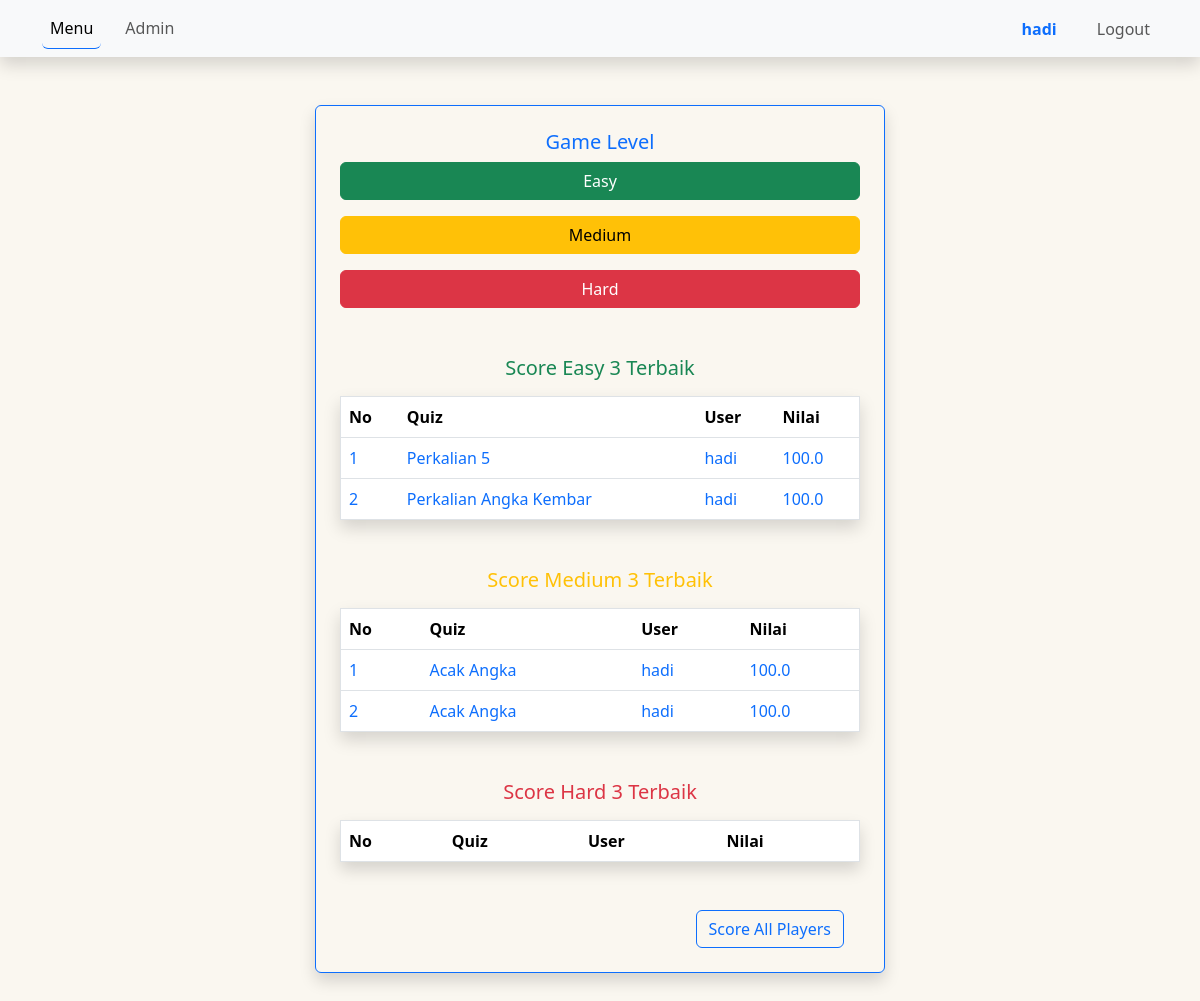
Page / (signed in) on the earlier database version.
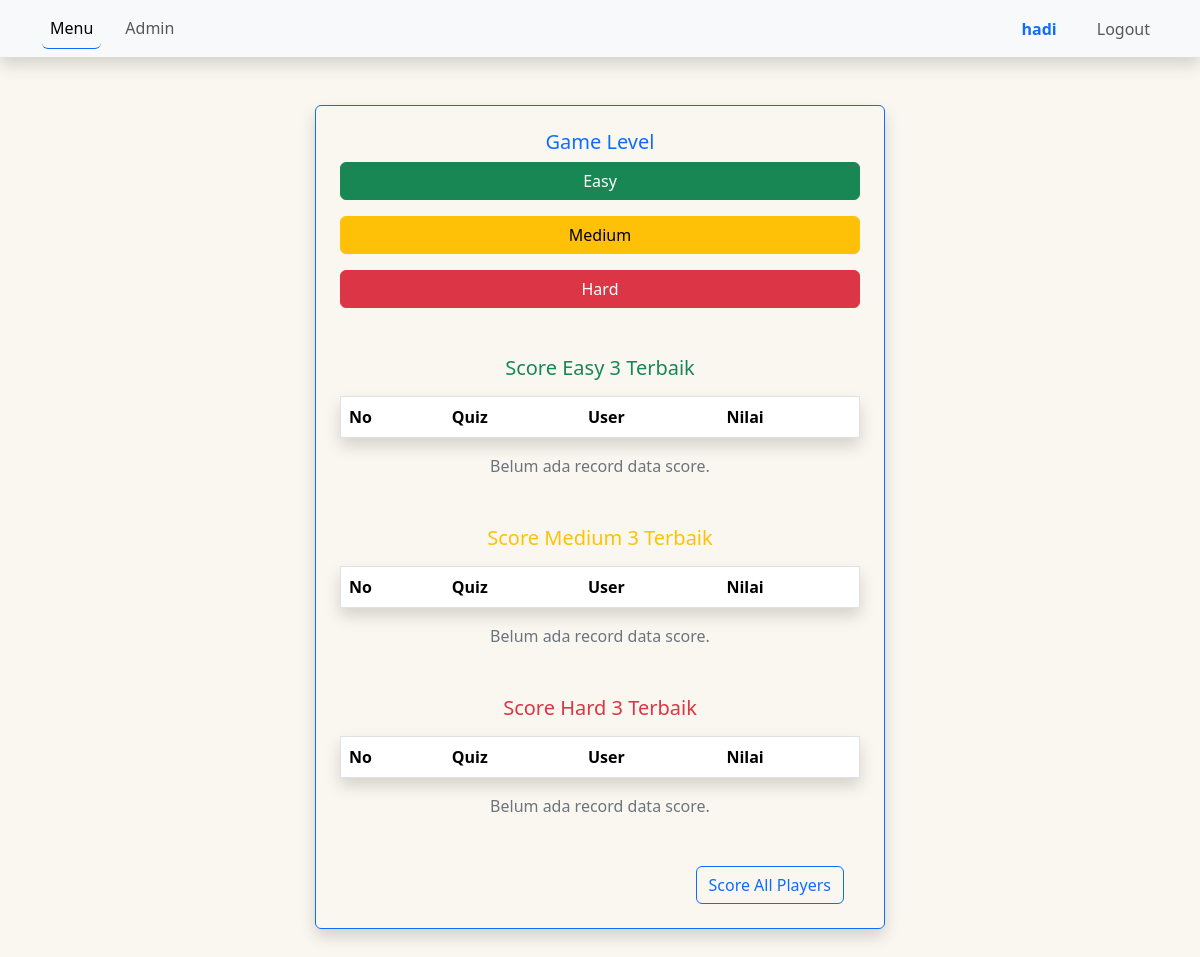
Same page on the later database version.
### easy/models.py (models this page shows, shortened)
class ResultEasy(models.Model):
  quiz = models.ForeignKey(Easy, on_delete=models.CASCADE)
  user = models.ForeignKey(User, on_delete=models.CASCADE)
  score = models.FloatField()
  created = models.DateTimeField(auto_now_add=True)

class Easy(models.Model):
  name = models.CharField(max_length=120)
  topic = models.CharField(max_length=120)
  number_of_questions = models.IntegerField()
  time = models.IntegerField()
  required_score_to_pass = models.IntegerField()

### medium/models.py (models this page shows, shortened)
class ResultMedium(models.Model):
  quiz = models.ForeignKey(Medium, on_delete=models.CASCADE)
  user = models.ForeignKey(User, on_delete=models.CASCADE)
  score = models.FloatField()
  created = models.DateTimeField(auto_now_add=True)

class Medium(models.Model):
  name = models.CharField(max_length=120)
  topic = models.CharField(max_length=120)
  number_of_questions = models.IntegerField()
  time = models.IntegerField(help_text="time in second")
  required_score_to_pass = models.IntegerField()

### quiz/views.py (the view)
# urls.py: path('', home_view, name='home'),
@login_required
def home_view(request):
  results_easy = ResultEasy.objects.filter(score=100).order_by('-created')[:3]
  results_medium = ResultMedium.objects.filter(score=100).order_by('-created')[:3]
  results_hard = ResultHard.objects.filter(score=100).order_by('-created')[:3]
  context = {
  'results_easy' : results_easy,
  'results_medium' : results_medium,
  'results_hard' : results_hard,
  }
  return render(request, 'quiz/home.html', context)

### templates/quiz/home.html (shortened to what this page needs)
{% extends "base.html" %}
{% block active_menu %}active border-bottom border-primary {% endblock active_menu %}
{% block content %}
<div class="row justify-content-center mt-5 gap-4">
  <div class="col-md-6 border border-primary p-4 shadow rounded mb-5">
    <h5 class="text-center text-primary">Game Level</h5>
    <div class="d-grid gap-3 mb-3">
      <a class="btn btn-success" href="{% url 'main-easy-view' %}">Easy</a>
      <a class="btn btn-warning" href="{% url 'main-medium-view' %}">Medium</a>
      <a class="btn btn-danger" href="{% url 'main-hard-view' %}">Hard</a>
    </div>
    <div class="mb-4 mt-5">
      <h5 class="mb-3 text-center text-success">Score Easy 3 Terbaik</h5>
      <table class="table border shadow">
        <thead>
          <tr class="">
            <th scope="col">No</th>
            <th scope="col">Quiz</th>
            <th scope="col">User</th>
            <th scope="col">Nilai</th>
          </tr>
        </thead>
        <tbody>
          {% for result in results_easy %}
            {% if result.score == 100 %}
            <tr >
              <td class="text-primary">{{ forloop.counter }}</td>
              <td class="text-primary">{{ result.quiz.name }}</td>
              <td class="text-primary">{{ result.user.username }}</td>
              <td class="text-primary">{{ result.score }}</td>
            </tr>
            {% endif %}
          {% endfor %}
        </tbody>
      </table>
      {% if not results_easy %}
      <p class="text-center text-secondary">Belum ada record data score.</p>
      {% endif %}
    </div>
    <div class="mt-5">
      <h5 class="mb-3 text-center text-warning">Score Medium 3 Terbaik</h5>
      <table class="table border shadow">
        <thead>
          <tr class="">
            <th scope="col">No</th>
            <th scope="col">Quiz</th>
            <th scope="col">User</th>
            <th scope="col">Nilai</th>
          </tr>
        </thead>
        <tbody>
          {% for result in results_medium %}
            {% if result.score == 100 %}
            <tr >
              <td class="text-primary">{{ forloop.counter }}</td>
              <td class="text-primary">{{ result.quiz.name }}</td>
              <td class="text-primary">{{ result.user.username }}</td>
              <td class="text-primary">{{ result.score }}</td>
            </tr>
            {% endif %}
          {% endfor %}
        </tbody>
      </table>
      {% if not results_medium %}
      <p class="text-center text-secondary">Belum ada record data score.</p>
      {% endif %}
    </div>
    <div class="mt-5">
      <h5 class="mb-3 text-center text-danger">Score Hard 3 Terbaik</h5>
      <table class="table border shadow">
        <thead>
          <tr class="">
            <th scope="col">No</th>
            <th scope="col">Quiz</th>
            <th scope="col">User</th>
            <th scope="col">Nilai</th>
          </tr>
        </thead>
      </table>
      {% if not results_medium %}
      <p class="text-center text-secondary">Belum ada record data score.</p>
      {% endif %}
      <div class="d-flex justify-content-end mt-5">
        <a class="btn btn-outline-primary me-3" href="{% url 'result-all' %}">Score All Players</a>
      </div>
    </div>
  </div>
</div>
{% endblock content %}

Differences in the rows shown:
removed ResultEasy: quiz.name "Perkalian 5", user.username "hadi", score "100.0"
removed ResultEasy: quiz.name "Perkalian Angka Kembar", user.username "hadi", score "100.0"
removed ResultMedium: quiz.name "Acak Angka", user.username "hadi", score "100.0"
removed ResultMedium: quiz.name "Acak Angka", user.username "hadi", score "100.0"
Other differences:
text now shown: "Belum ada record data score. Belum ada record data score. Belum ada record data score."
